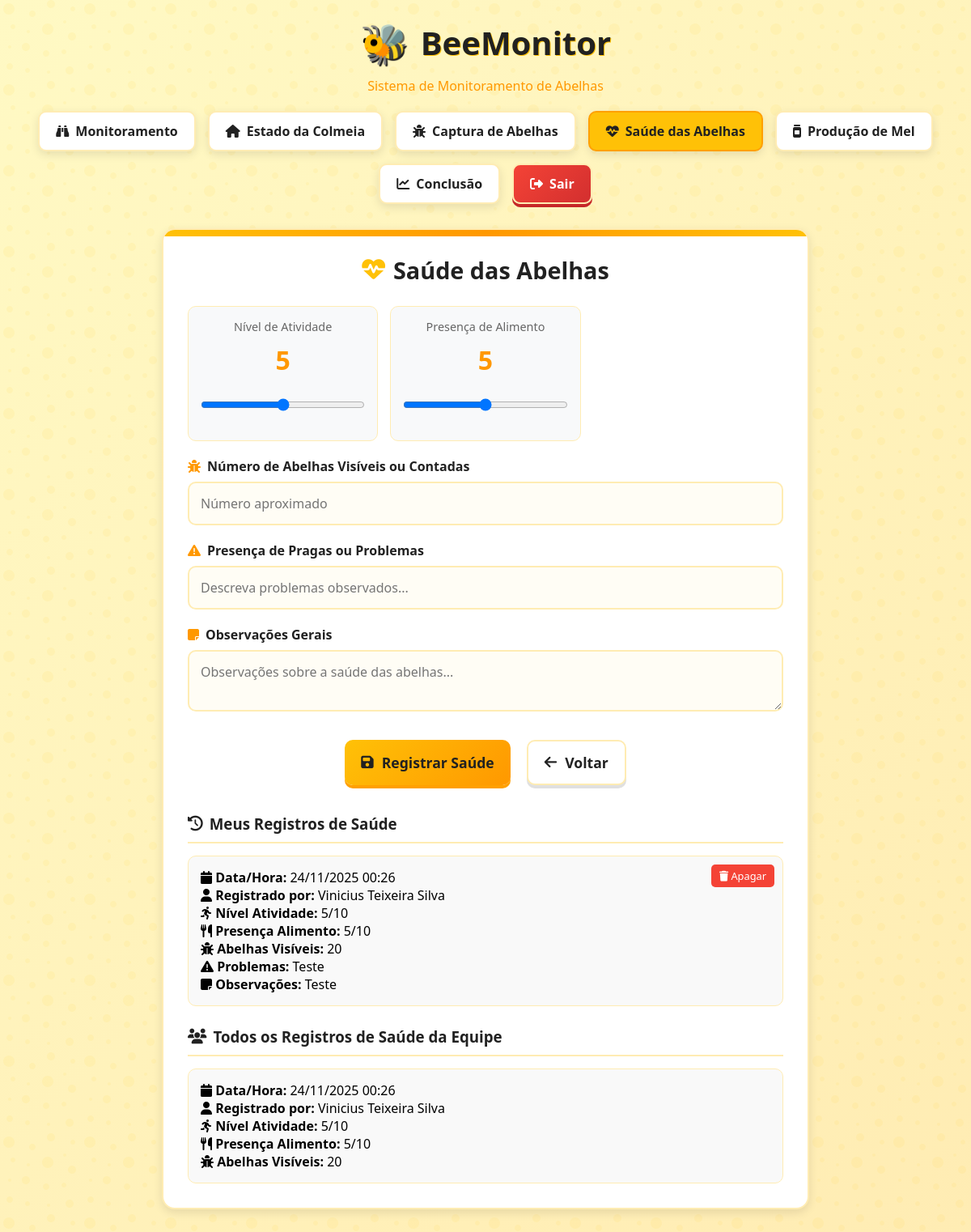
Page /saude-abelhas (signed in) on the committed database.
### models.py (models this page shows, shortened)
class SaudeAbelha(db.Model):
    id = db.Column(db.Integer, primary_key=True)
    usuario_id = db.Column(db.Integer, db.ForeignKey('usuario.id'), nullable=False)
    nivel_atividade = db.Column(db.Integer)
    presenca_alimento = db.Column(db.Integer)
    abelhas_visiveis = db.Column(db.Integer)
    pregas_problemas = db.Column(db.Text)
    observacoes_gerais = db.Column(db.Text)
    data_registro = db.Column(db.DateTime, default=datetime.utcnow)
    usuario = db.relationship('Usuario', backref=db.backref('registros_saude', lazy=True))

class Usuario(db.Model):
    id = db.Column(db.Integer, primary_key=True)
    nome = db.Column(db.String(100), nullable=False)
    email = db.Column(db.String(100), unique=True, nullable=False)
    telefone = db.Column(db.String(20))
    cpf = db.Column(db.String(14), unique=True)
    tipo_usuario = db.Column(db.String(20), default='Participante')
    matricula = db.Column(db.String(12))
    senha = db.Column(db.String(200), nullable=False)
    data_criacao = db.Column(db.DateTime, default=datetime.utcnow)
    ativo = db.Column(db.Boolean, default=True)

### route.py (the view)
@app.route('/saude-abelhas')
@login_required
def mostrar_saude_abelhas():
    if is_admin():
        registros_saude = SaudeAbelha.query.order_by(SaudeAbelha.data_registro.desc()).all()
    else:
        registros_saude = SaudeAbelha.query.filter_by(usuario_id=session['usuario_id']).order_by(SaudeAbelha.data_registro.desc()).all()
    todas_saude = SaudeAbelha.query.order_by(SaudeAbelha.data_registro.desc()).all()
    return render_template('saude_abelhas.html',
                         registros_saude=registros_saude,
                         todas_saude=todas_saude,
                         is_admin=is_admin())

### route.py (called while the page is built)
def is_admin():
    return session.get('usuario_tipo') == 'Administrador'

def login_required(f):
    from functools import wraps
    @wraps(f)
    def decorated_function(*args, **kwargs):
        if 'usuario_id' not in session:
            flash('Por favor, faça login para acessar esta página.', 'warning')
            return redirect(url_for('index'))
        return f(*args, **kwargs)
    return decorated_function

### templates/saude_abelhas.html (shortened to what this page needs)
{% extends "base.html" %}
{% block content %}
<div class="container">
    <div class="honeycomb-bg"></div>
    <h2><i class="fas fa-heartbeat"></i> Saúde das Abelhas</h2>
    <form method="POST" action="{{ url_for('registrar_saude') }}">
        <div class="health-indicators">
            <div class="health-indicator">
                <div class="health-label">Nível de Atividade</div>
                <div class="health-value" id="atividadeValue">5</div>
                <input type="range" id="nivelAtividade" name="nivelAtividade" min="0" max="10" value="5" class="slider">
            </div>
            <div class="health-indicator">
                <div class="health-label">Presença de Alimento</div>
                <div class="health-value" id="alimentoValue">5</div>
                <input type="range" id="presencaAlimento" name="presencaAlimento" min="0" max="10" value="5" class="slider">
            </div>
        </div>
        <div class="form-group">
            <label for="abelhasVisiveis"><i class="fas fa-bug"></i> Número de Abelhas Visíveis ou Contadas</label>
            <input type="number" id="abelhasVisiveis" name="abelhasVisiveis" step="1" min="0" placeholder="Número aproximado">
        </div>
        <div class="form-group">
            <label for="pregasProblemas"><i class="fas fa-exclamation-triangle"></i> Presença de Pragas ou Problemas</label>
            <input type="text" id="pregasProblemas" name="pregasProblemas" placeholder="Descreva problemas observados...">
        </div>
        <div class="form-group">
            <label for="observacoesGerais"><i class="fas fa-sticky-note"></i> Observações Gerais</label>
            <textarea id="observacoesGerais" name="observacoesGerais" placeholder="Observações sobre a saúde das abelhas..."></textarea>
        </div>
        <div class="btn-group">
            <button type="submit" class="btn">
                <i class="fas fa-save"></i> Registrar Saúde
            </button>
            <a href="{{ url_for('monitoramento') }}" class="btn btn-secondary">
                <i class="fas fa-arrow-left"></i> Voltar
            </a>
        </div>
    </form>
    <h3><i class="fas fa-history"></i> Meus Registros de Saúde</h3>
    <div id="registrosSaude">
        {% for registro in registros_saude %}
        <div class="registro">
            <strong><i class="fas fa-calendar"></i> Data/Hora:</strong> {{ registro.data_registro.strftime('%d/%m/%Y %H:%M') }}<br>
            <strong><i class="fas fa-user"></i> Registrado por:</strong> {{ registro.usuario.nome }}<br>
            <strong><i class="fas fa-running"></i> Nível Atividade:</strong> {{ registro.nivel_atividade }}/10<br>
            <strong><i class="fas fa-utensils"></i> Presença Alimento:</strong> {{ registro.presenca_alimento }}/10<br>
            <strong><i class="fas fa-bug"></i> Abelhas Visíveis:</strong> {{ registro.abelhas_visiveis or "Não informado" }}<br>
            <strong><i class="fas fa-exclamation-triangle"></i> Problemas:</strong> {{ registro.pregas_problemas or "(nenhum)" }}<br>
            <strong><i class="fas fa-sticky-note"></i> Observações:</strong> {{ registro.observacoes_gerais or "(vazio)" }}<br>
            {% if is_admin or registro.usuario_id == session.usuario_id %}
            <form method="POST" action="{{ url_for('excluir_saude', id=registro.id) }}" style="display: inline;">
                <button type="submit" onclick="return confirm('Tem certeza que deseja apagar este registro de saúde?')">
                    <i class="fas fa-trash"></i> Apagar
                </button>
            </form>
            {% endif %}
        </div>
        {% else %}
        <p>Nenhum registro de saúde encontrado.</p>
        {% endfor %}
    </div>
    <h3><i class="fas fa-users"></i> Todos os Registros de Saúde da Equipe</h3>
    <div id="todos-registros-saude">
        {% for registro in todas_saude %}
        <div class="registro">
            <strong><i class="fas fa-calendar"></i> Data/Hora:</strong> {{ registro.data_registro.strftime('%d/%m/%Y %H:%M') }}<br>
            <strong><i class="fas fa-user"></i> Registrado por:</strong> {{ registro.usuario.nome }}<br>
            <strong><i class="fas fa-running"></i> Nível Atividade:</strong> {{ registro.nivel_atividade }}/10<br>
            <strong><i class="fas fa-utensils"></i> Presença Alimento:</strong> {{ registro.presenca_alimento }}/10<br>
            <strong><i class="fas fa-bug"></i> Abelhas Visíveis:</strong> {{ registro.abelhas_visiveis or "Não informado" }}<br>
        </div>
        {% else %}
        <p>Nenhum registro de saúde da equipe.</p>
        {% endfor %}
    </div>
</div>
{% endblock %}

### templates/base.html (style rules this page uses)
:root { --primary-yellow: #FFC107; --dark-yellow: #FFA000; --honey: #FF9800; --black: #212121; --white: #FFFFFF; --light-bg: #FFF9C4; --light-border: #FFECB3; --success: #4CAF50; --warning: #FF9800; --error: #F44336; --shadow: 0 4px 12px rgba(0, 0, 0, 0.1); --normal-status: #d4edda; --alert-status: #f8d7da; }
* { margin: 0; padding: 0; box-sizing: border-box; font-family: 'Segoe UI', Tahoma, Geneva, Verdana, sans-serif; }
body { background: linear-gradient(135deg, #fff9c4 0%, #ffecb3 100%); min-height: 100vh; padding: 20px; display: flex; flex-direction: column; align-items: center; position: relative; overflow-x: hidden; }
body::before { content: ""; position: absolute; top: 0; left: 0; right: 0; bottom: 0; opacity: 0.6; z-index: -1; }
.container { background: var(--white); border-radius: 16px; box-shadow: var(--shadow); padding: 30px; width: 100%; max-width: 800px; border: 2px solid var(--light-border); position: relative; overflow: hidden; transition: transform 0.3s ease; margin-bottom: 20px; }
.container::before { content: ""; position: absolute; top: 0; left: 0; right: 0; height: 8px; background: linear-gradient(90deg, var(--primary-yellow), var(--honey), var(--primary-yellow)); }
h2 { color: var(--black); margin-bottom: 25px; text-align: center; font-size: 1.8rem; display: flex; align-items: center; justify-content: center; gap: 10px; }
h2 i { color: var(--primary-yellow); }
h3 { color: var(--black); margin: 25px 0 15px; padding-bottom: 10px; border-bottom: 2px solid var(--light-border); display: flex; align-items: center; gap: 8px; }
.form-group { margin-bottom: 20px; }
label { display: block; margin-bottom: 8px; font-weight: 600; color: var(--black); display: flex; align-items: center; gap: 8px; }
label i { color: var(--honey); }
input, select, textarea { width: 100%; padding: 14px; border: 2px solid var(--light-border); border-radius: 10px; font-size: 1rem; transition: all 0.3s; background-color: #fffdf5; }
.btn { background: linear-gradient(135deg, var(--primary-yellow), var(--honey)); color: var(--black); border: none; padding: 14px 20px; border-radius: 10px; font-size: 1.1rem; font-weight: 600; cursor: pointer; transition: all 0.3s; display: flex; align-items: center; justify-content: center; gap: 10px; box-shadow: 0 4px 0 var(--dark-yellow); margin: 10px 5px; text-decoration: none; }
.btn-secondary { background: var(--white); color: var(--black); border: 2px solid var(--light-border); box-shadow: 0 4px 0 #e0e0e0; }
.registro, .captura { border: 1px solid var(--light-border); border-radius: 10px; padding: 15px; margin-top: 15px; background: #f9f9f9; position: relative; transition: all 0.3s; }
.registro button, .captura button { position: absolute; top: 10px; right: 10px; background: var(--error); color: #fff; border: none; padding: 5px 10px; border-radius: 5px; font-size: 0.8em; cursor: pointer; }
.health-indicators { display: grid; grid-template-columns: repeat(auto-fill, minmax(200px, 1fr)); gap: 15px; margin: 20px 0; }
.health-indicator { background: #f8f9fa; border-radius: 10px; padding: 15px; text-align: center; border: 1px solid var(--light-border); }
.health-value { font-size: 2rem; font-weight: bold; color: var(--honey); margin: 10px 0; }
.health-label { font-size: 0.9rem; color: #666; }
.honeycomb-bg { position: absolute; width: 100%; height: 100%; top: 0; left: 0; z-index: -1; opacity: 0.05; background-size: 100px; }
.btn-group { display: flex; flex-wrap: wrap; justify-content: center; gap: 10px; margin: 20px 0; }

### rows in the picture
SaudeAbelha: data_registro "24/11/2025 00:26", usuario.nome "Vinicius Teixeira Silva", nivel_atividade "5", presenca_alimento "5", abelhas_visiveis "20", pregas_problemas "Teste", observacoes_gerais "Teste"
